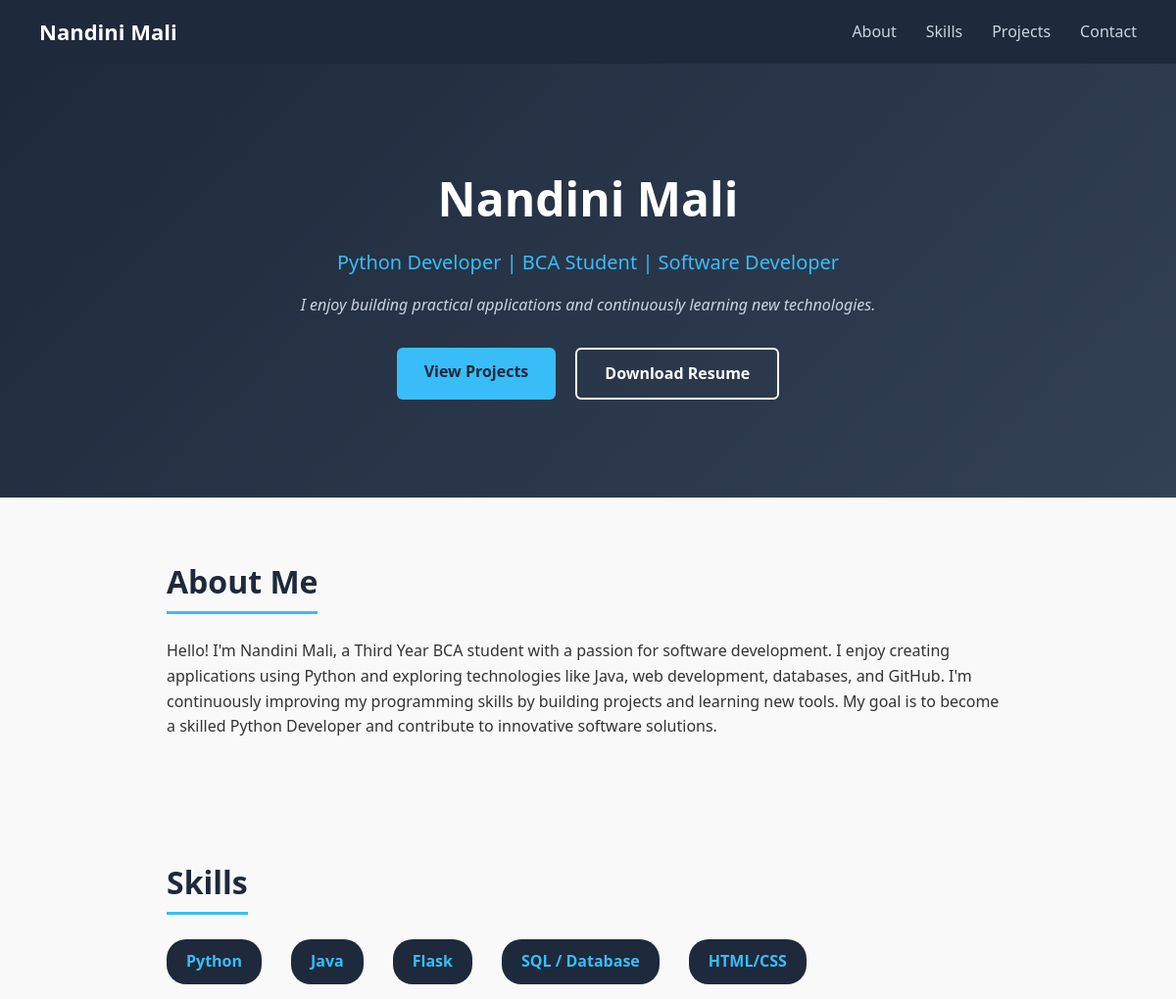
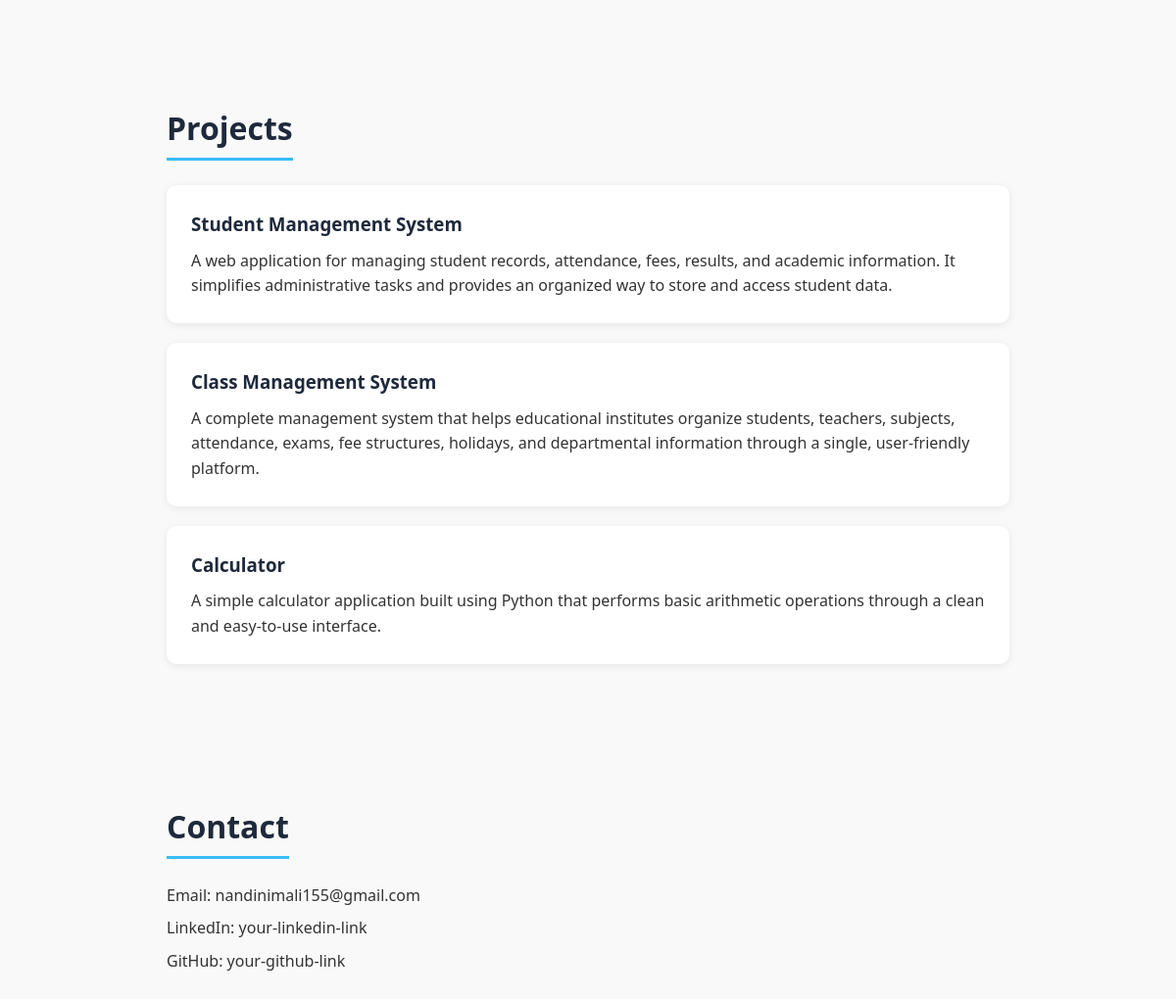
The page / on the database its author committed (2 pictures, top to bottom).
### tables this page shows
CREATE TABLE projects (
        id INTEGER PRIMARY KEY AUTOINCREMENT,
        title TEXT NOT NULL,
        description TEXT NOT NULL
    );

### app.py (the view)
@app.route('/')
def home():
        conn = sqlite3.connect('database.db')
        cursor = conn.cursor()
        cursor.execute("SELECT title, description FROM projects")
        projects = cursor.fetchall()
        conn.close()
        return render_template('index.html', projects = projects)

### templates/index.html (shortened to what this page needs)
<!DOCTYPE html>
<html>
    <head>
        <link rel="stylesheet" href="{{ url_for('static', filename='style.css') }}">
    </head>
    <body>
        <nav class="navbar">
            <div class="logo">Nandini Mali</div>
            <ul class="nav-links">
                <li><a href="#about">About</a></li>
                <li><a href="#skills">Skills</a></li>
                <li><a href="#projects">Projects</a></li>
                <li><a href="#contact">Contact</a></li>
            </ul>
        </nav>
        <section class="hero">
            <h1>Nandini Mali</h1>
            <p class="tagline">Python Developer | BCA Student | Software Developer</p>
            <p class="bio">I enjoy building practical applications and continuously learning new technologies.</p>
            <div class="hero-buttons">
                <a href="#projects" class="btn btn-primary">View Projects</a>
                <a href="C:/Users/Admin/Documents/Vishal Drive/OneDrive/Desktop/nandini" class="btn btn-secondary">Download Resume</a>
            </div>
        </section>
        <section id="about" class="section">
            <h2>About Me</h2>
            <p>Hello! I'm Nandini Mali, a Third Year BCA student with a passion for software development. I enjoy creating applications using Python and exploring technologies like Java, web development, databases, and GitHub.
            I'm continuously improving my programming skills by building projects and learning new tools. My goal is to become a skilled Python Developer and contribute to innovative software solutions.</p>
        </section>
        <section id="skills" class="section">
            <h2>Skills</h2>
            <div class="skills-grid">
                <span class="skill-badge">Python</span><br>
                <span class="skill-badge">Java</span><br>
                <span class="skill-badge">Flask</span><br>
                <span class="skill-badge">SQL / Database</span><br>
                <span class="skill-badge">HTML/CSS</span><br>
            </div>
        </section>
        <section id="projects" class="section">
            <h2>Projects</h2>
                {% for project in projects %}
            <div class="project-card">
                <h3>{{ project[0] }}</h3>
                <p>{{ project[1] }}</p>
            </div>
            {% endfor %}
        </section>
        <section id="contact" class="section">
            <h2>Contact</h2>
            <p>Email: nandinimali155@gmail.com</p>
            <p>LinkedIn: your-linkedin-link</p>
            <p>GitHub: your-github-link</p>
        </section>
    </body>
</html>

### static/style.css (style rules this page uses)
* { margin: 0; padding: 0; box-sizing: border-box; }
body { font-family: 'Segoe UI', Arial, sans-serif; line-height: 1.6; color: #333; background: #f9f9f9; }
.navbar { display: flex; justify-content: space-between; align-items: center; background: #1e293b; padding: 15px 40px; position: sticky; top: 0; z-index: 100; }
.logo { color: #fff; font-size: 22px; font-weight: bold; }
.nav-links { display: flex; list-style: none; gap: 30px; }
.nav-links a { color: #cbd5e1; text-decoration: none; font-size: 16px; transition: color 0.3s; }
.hero { text-align: center; padding: 100px 20px; background: linear-gradient(135deg, #1e293b, #334155); color: #fff; }
.hero h1 { font-size: 48px; margin-bottom: 10px; }
.hero .tagline { font-size: 20px; color: #38bdf8; margin-bottom: 15px; }
.hero .bio { max-width: 600px; margin: 0 auto 30px; color: #cbd5e1; font-style: italic; }
.hero-buttons { display: flex; justify-content: center; gap: 20px; }
.btn { padding: 12px 28px; border-radius: 6px; text-decoration: none; font-weight: 600; transition: transform 0.2s; }
.btn-primary { background: #38bdf8; color: #1e293b; }
.btn-secondary { background: transparent; color: #fff; border: 2px solid #fff; }
.section { max-width: 900px; margin: 0 auto; padding: 60px 20px; }
.section h2 { font-size: 32px; margin-bottom: 25px; color: #1e293b; border-bottom: 3px solid #38bdf8; display: inline-block; padding-bottom: 5px; }
.skills-grid { display: flex; flex-wrap: wrap; gap: 15px; }
.skill-badge { background: #1e293b; color: #38bdf8; padding: 10px 20px; border-radius: 20px; font-weight: 600; }
.project-card { background: #fff; padding: 25px; margin-bottom: 20px; border-radius: 10px; box-shadow: 0 2px 8px rgba(0,0,0,0.08); }
.project-card h3 { color: #1e293b; margin-bottom: 10px; }
#contact p { margin-bottom: 8px; }

### rows shown on the page
projects: title "Student Management System", description "A web application for managing student records, attendance, fees, results, and academic information. It simplifies administrative tasks and provides an organized way to store and access student data."
projects: title "Class Management System", description "A complete management system that helps educational institutes organize students, teachers, subjects, attendance, exams, fee structures, holidays, and departmental information through a single, user-friendly platform."
projects: title "Calculator", description "A simple calculator application built using Python that performs basic arithmetic operations through a clean and easy-to-use interface."
